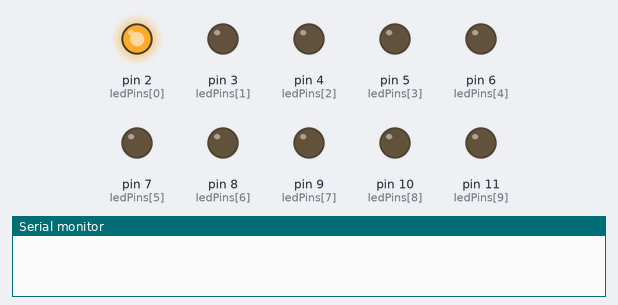
The sketch below on a simulated Arduino Uno, built with avr-gcc and run on an emulated ATmega328P. Shown: output pins drawn as LEDs (lit = HIGH), the last lines printed to the serial monitor.

Above: at 0.12 s.
At 0.87 s:
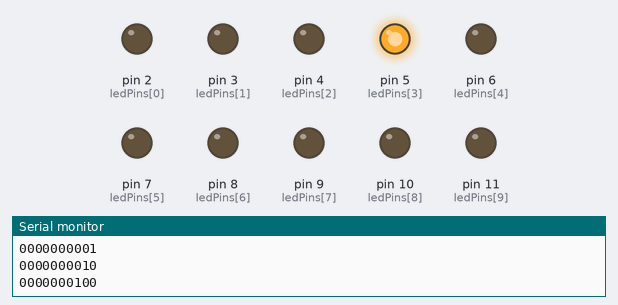
At 1.37 s:
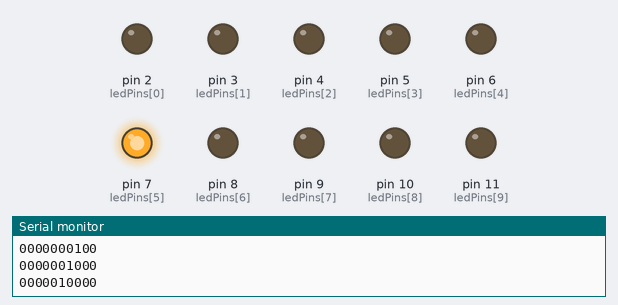
At 2.88 s:
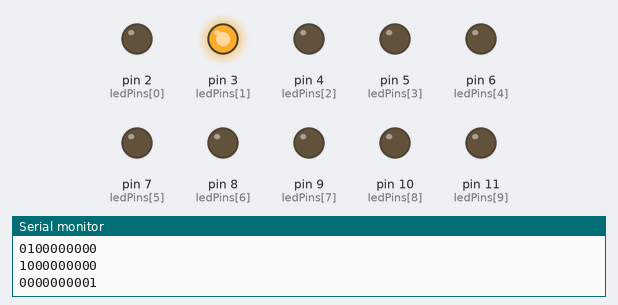
At 4.13 s:
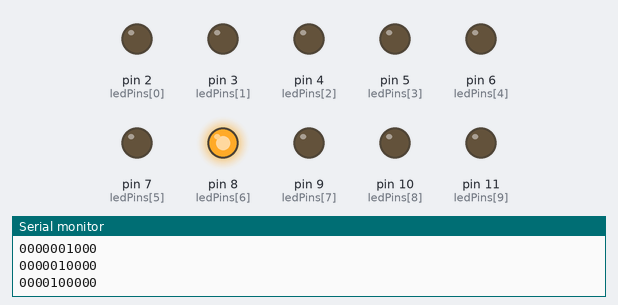
At 5.64 s:
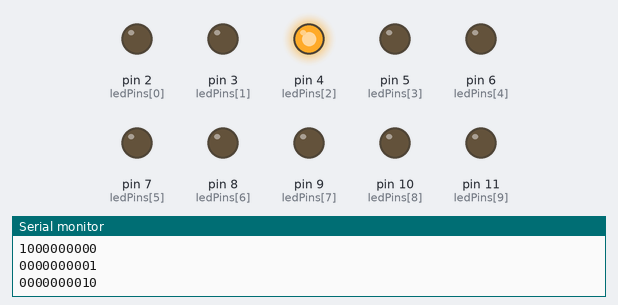
Timing chart, 0 to 5.9 s (numbered marks = the images above):
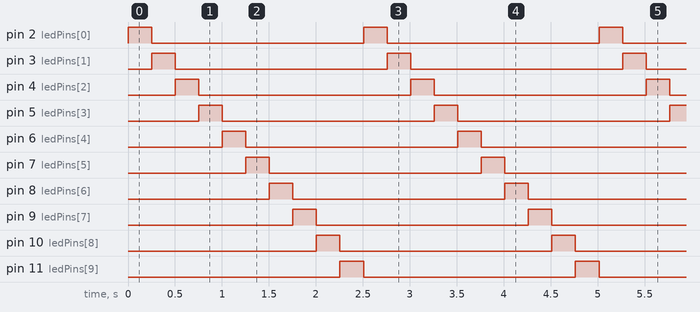

The sketch:

Bargraph.ino
```cpp
// Array of pins attached to LEDs
int ledPins[] = {2, 3, 4, 5, 6, 7, 8, 9, 10, 11};
int ledCount = 10;  // Number of LEDs

void setup() {
  Serial.begin(9600);
  // Make all LED pins outputs
  for (int thisLed = 0; thisLed < ledCount; thisLed++) {
    pinMode(ledPins[thisLed], OUTPUT);
  }
}

void loop() {
  // Light up one LED going across at a time
  for (int thisLed = 0; thisLed < ledCount; thisLed++) {
    digitalWrite(ledPins[thisLed], HIGH);  // Turn on LED
    delay(250);     // Wait 1/4 sec

    for (int i = ledCount-1; i >= 0; i--) {         // Display in Serial
      Serial.print(digitalRead(ledPins[i]));
    }
    Serial.println("");                    // New line
    digitalWrite(ledPins[thisLed], LOW);   // Turn off ED
  }
}
```

Measured:
- by itself, pin 2 (ledPins[0]), pin 3 (ledPins[1]), pin 4 (ledPins[2]), pin 5 (ledPins[3]), pin 6 (ledPins[4]), pin 7 (ledPins[5]), pin 8 (ledPins[6]), pin 9 (ledPins[7]), pin 10 (ledPins[8]), pin 11 (ledPins[9]): alternates HIGH for 0.25 s and LOW for 2.3 s
- by itself, everything shown: repeats every 2.5 s, in 10 steps
